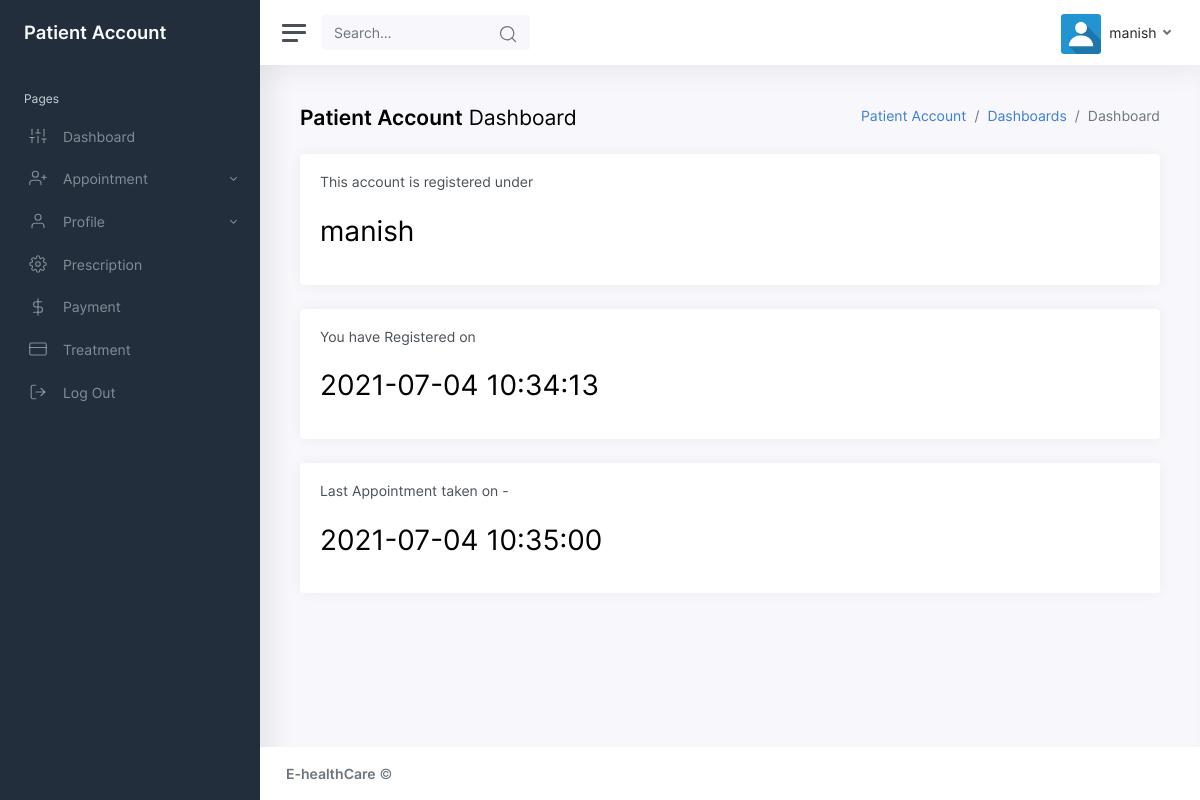
/users/patientaccount.php (signed in), run on the app's committed database.
### tables this page shows
CREATE TABLE `patient` (
  `patientid` int(10) NOT NULL,
  `patientname` varchar(50) NOT NULL,
  `admissiondate` date NOT NULL,
  `admissiontime` time NOT NULL,
  `address` varchar(250) NOT NULL,
  `mobileno` varchar(15) NOT NULL,
  `city` varchar(25) NOT NULL,
  `pincode` varchar(20) NOT NULL,
  `loginid` varchar(50) NOT NULL,
  `password` varchar(25) NOT NULL,
  `bloodgroup` varchar(20) NOT NULL,
  `gender` varchar(10) NOT NULL,
  `dob` date NOT NULL,
  `status` varchar(10) NOT NULL
);

CREATE TABLE `appointment` (
  `appointmentid` int(10) NOT NULL,
  `appointmenttype` varchar(25) NOT NULL,
  `patientid` int(10) NOT NULL,
  `roomid` int(10) NOT NULL,
  `departmentid` int(10) NOT NULL,
  `appointmentdate` date NOT NULL,
  `appointmenttime` time NOT NULL,
  `doctorid` int(10) NOT NULL,
  `status` varchar(10) NOT NULL,
  `app_reason` text NOT NULL
);

### users/patientaccount.php (the view, shortened to what this page needs)
<!DOCTYPE html>
<html lang="en">
<head>
  <link href="css/app.css" rel="stylesheet">
</head>
<body>
 <div class="wrapper">
  <?php
     include("header1.php");
$sqlpatientappointment = "SELECT * FROM appointment WHERE patientid='$_SESSION[patientid]' ";
$qsqlpatientappointment = mysqli_query($con,$sqlpatientappointment);
$rspatientappointment = mysqli_fetch_array($qsqlpatientappointment);
?>
    <div class="main">
      <?php include("header.php");?>
      <main class="content">
        <div class="container-fluid p-0">
          <div class="row mb-2 mb-xl-3">
            <div class="col-auto d-none d-sm-block">
              <h3><strong>Patient Account</strong> Dashboard</h3>
            </div>
            <div class="col-auto ml-auto text-right mt-n1">
              <nav aria-label="breadcrumb">
                <ol class="breadcrumb bg-transparent p-0 mt-1 mb-0">
                  <li class="breadcrumb-item"><a href="#">Patient Account</a></li>
                  <li class="breadcrumb-item"><a href="#">Dashboards</a></li>
                  <li class="breadcrumb-item active" aria-current="page">Dashboard</li>
                </ol>
              </nav>
            </div>
          </div>
          <div class="row">
            <div class="col-xl-12 col-xxl-12 d-flex">
              <div class="w-100">
                <div class="row">
                  <div class="col-sm-12">
                    <div class="card">
                      <div class="card-body">
                        <h5 class="card-title mb-4">This account is registered under</h5>
                        <h1 class="mt-1 mb-3"> <?php echo $rspatient[patientname]; ?> </h1>
                      </div>
                    </div>
                    <div class="card">
                      <div class="card-body">
                        <h5 class="card-title mb-4">You have Registered on </h5>
                        <h1 class="mt-1 mb-3"><?php echo $rspatient[admissiondate]; ?> <?php echo $rspatient[admissiontime]; ?></h1>
                      </div>
                    </div>
                  </div>
                  <div class="col-sm-12">
                    <?php
if(mysqli_num_rows($qsqlpatientappointment) == 0)
{
?>
                    <div class="card">
                      <div class="card-body">
                        <h5 class="card-title mb-4"></h5>
                        <h1 class="mt-1 mb-3">Appointment records not found..</h1>
                      </div>
                    </div>
<?php
}
else
{
?>
                    <div class="card">
                      <div class="card-body">
                        <h5 class="card-title mb-4">Last Appointment taken on -</h5>
                        <h1 class="mt-1 mb-3"> <?php echo $rspatientappointment[appointmentdate]; ?> <?php echo $rspatientappointment[appointmenttime]; ?></h1>
                      </div>
                    </div>
<?php
}
?>
                  </div>
                </div>
              </div>
            </div>
        </div>
      </main>
      <?php include("footer.php");?>
    </div>
  </div>
</body>
</html>

### users/header.php (shortened to what this page needs)
<?php
include("dbconnection.php");
if(!isset($_SESSION['patientid']))
{
  echo "<script>window.location='patientlogin.php';</script>";
}
else
{
?>
  <?php
$sqlpatient = "SELECT * FROM patient WHERE patientid='$_SESSION[patientid]' ";
$qsqlpatient = mysqli_query($con,$sqlpatient);
$rspatient = mysqli_fetch_array($qsqlpatient);
?>
<nav class="navbar navbar-expand navbar-light navbar-bg">
				<a class="sidebar-toggle d-flex">
          <i class="hamburger align-self-center"></i>
        </a>
				<form class="d-none d-sm-inline-block">
					<div class="input-group input-group-navbar">
						<input type="text" class="form-control" placeholder="Search…" aria-label="Search" disabled="">
						<button class="btn" type="button">
              <i class="align-middle" data-feather="search"></i>
            </button>
					</div>
				</form>
				<div class="navbar-collapse collapse">
					<ul class="navbar-nav navbar-align">
						<li class="nav-item dropdown">
							<a class="nav-link dropdown-toggle d-none d-sm-inline-block" href="#" data-toggle="dropdown">
                <img src="img/avatars/Profile1.jpg" class="avatar img-fluid rounded mr-1" alt="Charles Hall" /> <span class="text-dark"><?php echo $rspatient[patientname]; ?></span>
              </a>
						</li>
					</ul>
				</div>
			</nav>
			<?php }?>

### data on the page
patient: patientname "manish", admissiondate "2021-07-04", admissiontime "10:34:13"
appointment: appointmentdate "2021-07-04", appointmenttime "10:35:00"
